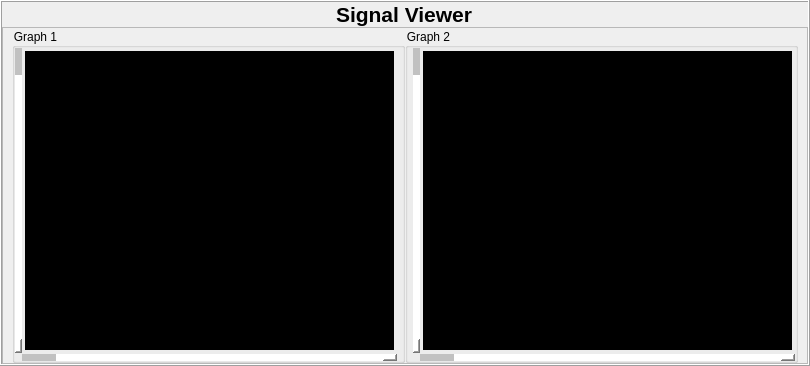
     <widget class="QFrame" name="frame">
      <property name="sizePolicy">
       <sizepolicy hsizetype="Expanding" vsizetype="Expanding">
        <horstretch>0</horstretch>
        <verstretch>0</verstretch>
       </sizepolicy>
      </property>
      <property name="minimumSize">
       <size>
        <width>810</width>
        <height>365</height>
       </size>
      </property>
      <property name="frameShape">
       <enum>QFrame::Box</enum>
      </property>
      <property name="frameShadow">
       <enum>QFrame::Raised</enum>
      </property>
      <layout class="QVBoxLayout" name="verticalLayout_2">
       <property name="spacing">
        <number>0</number>
       </property>
       <property name="leftMargin">
        <number>0</number>
       </property>
       <property name="topMargin">
        <number>0</number>
       </property>
       <property name="rightMargin">
        <number>0</number>
       </property>
       <property name="bottomMargin">
        <number>0</number>
       </property>
       <item alignment="Qt::AlignHCenter|Qt::AlignVCenter">
        <widget class="QLabel" name="label">
         <property name="sizePolicy">
          <sizepolicy hsizetype="Expanding" vsizetype="Expanding">
           <horstretch>0</horstretch>
           <verstretch>0</verstretch>
          </sizepolicy>
         </property>
         <property name="maximumSize">
          <size>
           <width>200</width>
           <height>50</height>
          </size>
         </property>
         <property name="font">
          <font>
           <family>Arial</family>
           <pointsize>16</pointsize>
           <bold>true</bold>
          </font>
         </property>
         <property name="text">
          <string>Signal Viewer</string>
         </property>
        </widget>
       </item>
       <item>
        <widget class="QFrame" name="frame_3">
         <property name="sizePolicy">
          <sizepolicy hsizetype="Expanding" vsizetype="Expanding">
           <horstretch>0</horstretch>
           <verstretch>0</verstretch>
          </sizepolicy>
         </property>
         <property name="minimumSize">
          <size>
           <width>806</width>
           <height>337</height>
          </size>
         </property>
         <property name="maximumSize">
          <size>
           <width>16777215</width>
           <height>500</height>
          </size>
         </property>
         <property name="frameShape">
          <enum>QFrame::StyledPanel</enum>
         </property>
         <property name="frameShadow">
          <enum>QFrame::Raised</enum>
         </property>
         <layout class="QHBoxLayout" name="horizontalLayout">
          <property name="spacing">
           <number>0</number>
          </property>
          <property name="topMargin">
           <number>0</number>
          </property>
          <property name="bottomMargin">
           <number>0</number>
          </property>
          <item>
           <widget class="QGroupBox" name="groupBox_3">
            <property name="sizePolicy">
             <sizepolicy hsizetype="Expanding" vsizetype="Expanding">
              <horstretch>1</horstretch>
              <verstretch>0</verstretch>
             </sizepolicy>
            </property>
            <property name="minimumSize">
             <size>
              <width>393</width>
              <height>335</height>
             </size>
            </property>
            <property name="styleSheet">
             <string notr="true">color: rgb(0, 0, 0);

</string>
            </property>
            <property name="title">
             <string>Graph 1</string>
            </property>
            <layout class="QGridLayout" name="gridLayout_7">
             <property name="leftMargin">
              <number>0</number>
             </property>
             <property name="topMargin">
              <number>0</number>
             </property>
             <property name="rightMargin">
              <number>5</number>
             </property>
             <property name="bottomMargin">
              <number>0</number>
             </property>
             <property name="spacing">
              <number>0</number>
             </property>
             <item row="0" column="0">
              <widget class="QScrollBar" name="verticalScrollBar_2">
               <property name="sizePolicy">
                <sizepolicy hsizetype="Expanding" vsizetype="Expanding">
                 <horstretch>0</horstretch>
                 <verstretch>0</verstretch>
                </sizepolicy>
               </property>
               <property name="minimumSize">
                <size>
                 <width>7</width>
                 <height>150</height>
                </size>
               </property>
               <property name="maximumSize">
                <size>
                 <width>5</width>
                 <height>16777215</height>
                </size>
               </property>
               <property name="styleSheet">
                <string notr="true">QScrollBar:vertical {
	background-color: rgb(255, 255, 255);
}

QScrollBar::handle:vertical
 {
 background-color: #c1c1c1;
}
</string>
               </property>
               <property name="orientation">
                <enum>Qt::Vertical</enum>
               </property>
              </widget>
             </item>
             <item row="1" column="1">
              <widget class="QScrollBar" name="horizontalScrollBar_2">
               <property name="sizePolicy">
                <sizepolicy hsizetype="Expanding" vsizetype="Expanding">
                 <horstretch>0</horstretch>
                 <verstretch>0</verstretch>
                </sizepolicy>
               </property>
               <property name="minimumSize">
                <size>
                 <width>0</width>
                 <height>7</height>
                </size>
               </property>
               <property name="maximumSize">
                <size>
                 <width>16777215</width>
                 <height>5</height>
                </size>
               </property>
               <property name="styleSheet">
                <string notr="true">QScrollBar:horizontal {
	background-color: rgb(255, 255, 255);
}

QScrollBar::handle:horizontal {
 background-color: #c1c1c1;
}
</string>
               </property>
               <property name="orientation">
                <enum>Qt::Horizontal</enum>
               </property>
              </widget>
             </item>
             <item row="0" column="1">
              <widget class="PlotWidget" name="Plot_2" native="true">
               <property name="sizePolicy">
                <sizepolicy hsizetype="Expanding" vsizetype="Expanding">
                 <horstretch>0</horstretch>
                 <verstretch>0</verstretch>
                </sizepolicy>
               </property>
               <property name="minimumSize">
                <size>
                 <width>0</width>
                 <height>100</height>
                </size>
               </property>
               <property name="autoFillBackground">
                <bool>false</bool>
               </property>
               <property name="styleSheet">
                <string notr="true">background-color: rgb(0, 0, 0);
margin: 3px;
</string>
               </property>
              </widget>
             </item>
            </layout>
           </widget>
          </item>
          <item>
           <widget class="QGroupBox" name="groupBox_2">
            <property name="sizePolicy">
             <sizepolicy hsizetype="Expanding" vsizetype="Expanding">
              <horstretch>1</horstretch>
              <verstretch>0</verstretch>
             </sizepolicy>
            </property>
            <property name="minimumSize">
             <size>
              <width>393</width>
              <height>335</height>
             </size>
            </property>
            <property name="styleSheet">
             <string notr="true">color: rgb(0, 0, 0);

</string>
            </property>
            <property name="title">
             <string>Graph 2</string>
            </property>
            <layout class="QGridLayout" name="gridLayout_6">
             <property name="leftMargin">
              <number>5</number>
             </property>
             <property name="topMargin">
              <number>0</number>
             </property>
             <property name="rightMargin">
              <number>0</number>
             </property>
             <property name="bottomMargin">
              <number>0</number>
             </property>
             <property name="spacing">
              <number>0</number>
             </property>
             <item row="0" column="0">
              <widget class="QScrollBar" name="verticalScrollBar">
               <property name="sizePolicy">
                <sizepolicy hsizetype="Expanding" vsizetype="Expanding">
                 <horstretch>0</horstretch>
                 <verstretch>0</verstretch>
                </sizepolicy>
               </property>
               <property name="minimumSize">
                <size>
                 <width>7</width>
                 <height>150</height>
                </size>
               </property>
               <property name="maximumSize">
                <size>
                 <width>5</width>
                 <height>16777215</height>
                </size>
               </property>
               <property name="styleSheet">
                <string notr="true">QScrollBar:vertical {
	background-color: rgb(255, 255, 255);
}

QScrollBar::handle:vertical
 {
 background-color: #c1c1c1;
}
</string>
               </property>
               <property name="orientation">
                <enum>Qt::Vertical</enum>
               </property>
              </widget>
             </item>
             <item row="1" column="1">
              <widget class="QScrollBar" name="horizontalScrollBar">
               <property name="sizePolicy">
                <sizepolicy hsizetype="Expanding" vsizetype="Expanding">
                 <horstretch>0</horstretch>
                 <verstretch>0</verstretch>
                </sizepolicy>
               </property>
               <property name="minimumSize">
                <size>
                 <width>0</width>
                 <height>7</height>
                </size>
               </property>
               <property name="maximumSize">
                <size>
                 <width>16777215</width>
                 <height>5</height>
                </size>
               </property>
               <property name="styleSheet">
                <string notr="true">QScrollBar:horizontal {
	background-color: rgb(255, 255, 255);
}

QScrollBar::handle:horizontal {
 background-color: #c1c1c1;
}
</string>
               </property>
               <property name="orientation">
                <enum>Qt::Horizontal</enum>
               </property>
              </widget>
             </item>
             <item row="0" column="1">
              <widget class="PlotWidget" name="Plot" native="true">
               <property name="sizePolicy">
                <sizepolicy hsizetype="Expanding" vsizetype="Expanding">
                 <horstretch>0</horstretch>
                 <verstretch>0</verstretch>
                </sizepolicy>
               </property>
               <property name="minimumSize">
                <size>
                 <width>0</width>
                 <height>100</height>
                </size>
               </property>
               <property name="autoFillBackground">
                <bool>false</bool>
               </property>
               <property name="styleSheet">
                <string notr="true">background-color: rgb(0, 0, 0);
margin: 3px;
</string>
               </property>
              </widget>
             </item>
            </layout>
           </widget>
          </item>
         </layout>
        </widget>
       </item>
      </layout>
      <zorder>frame_3</zorder>
      <zorder>label</zorder>
     </widget>
